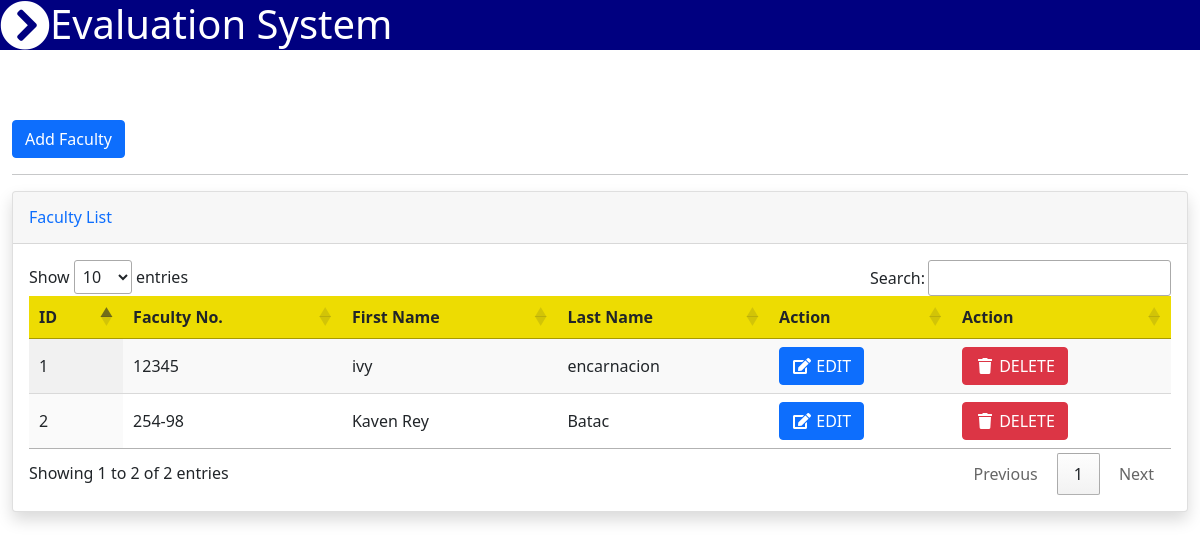
Page /faculty_list.php (signed in) on the earlier database version.
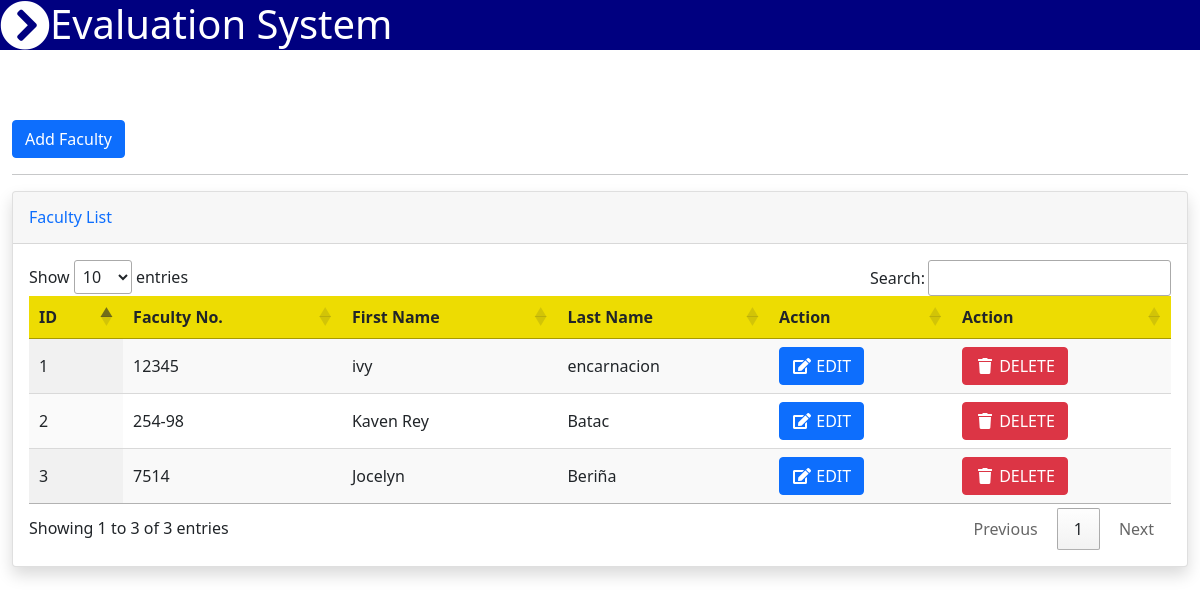
Same page on the later database version.
### tables this page shows
CREATE TABLE `faculties` (
  `id` int(30) NOT NULL,
  `fno` varchar(255) NOT NULL,
  `username` varchar(255) NOT NULL,
  `fname` varchar(255) NOT NULL,
  `lname` varchar(255) NOT NULL,
  `usertype` varchar(30) NOT NULL,
  `password` varchar(255) NOT NULL,
  `view` varchar(30) NOT NULL
);

### faculty_list.php (the view, shortened to what this page needs)
<?php include_once'navbar.php'; ?>
<body>
<div class="container-fluid py-5 my-5">
    <button type="button" class="btn btn-primary" data-bs-toggle="modal" data-bs-target="#staticBackdrop">
    Add Faculty
    </button>
    <hr>
<div class="card shadow mb-4">
<div class="card-header py-3">
    <h6 class="m-0 font-weight-bold text-primary">Faculty List</h6>
</div>
<div class="card-body">
    <div class="table-responsive">
    <?php
    include_once'koneksyon.php';
    $qryview = "SELECT * FROM faculties";
    $result = mysqli_query($koneksyon, $qryview);
    ?>
        <table class="display" id="myTable" width="100%" cellspacing="0">
            <thead style="background-color: #eddc02;">
                <tr>
                    <th>ID</th>
                    <th>Faculty No.</th>
                    <th>First Name</th>
                    <th>Last Name</th>
                    <th>Action</th>
                    <th>Action</th>
                </tr>
            </thead>
            <?php
            $no = 1;
            while($row = mysqli_fetch_array($result)) { ?>
                <tr>
                    <td><?php echo $no; ?></td>
                    <td><?php echo $row['fno']; ?></td>
                    <td><?php echo $row['fname']; ?></td>
                    <td><?php echo $row['lname']; ?></td>
                    <td><a type="button" class="btn btn-primary" href="viewedit-faculty.php?id=<?php echo $row['id']; ?>"><span class="fa fa-fw fa-edit"></span> EDIT</a></td>
                    <td><button class="btn btn-danger" type="button" onClick="deleteme(<?php echo $row['id']; ?>)" name="delete" ><span class="fa fa-fw fa-trash"></span> DELETE </button></td>
                </tr>
            <?php $no++; } ?>
        </table>
    </div>
</div>
</div>
</div>
</body>

Differences in the rows shown:
added faculties: fno "7514", fname "Jocelyn", lname "Beriña"
Other differences:
text written by a page script: "Show entries Search: Showing 1 to 2 of 2 entries Previous 1 Next" → "Show entries Search: Showing 1 to 3 of 3 entries Previous 1 Next"
